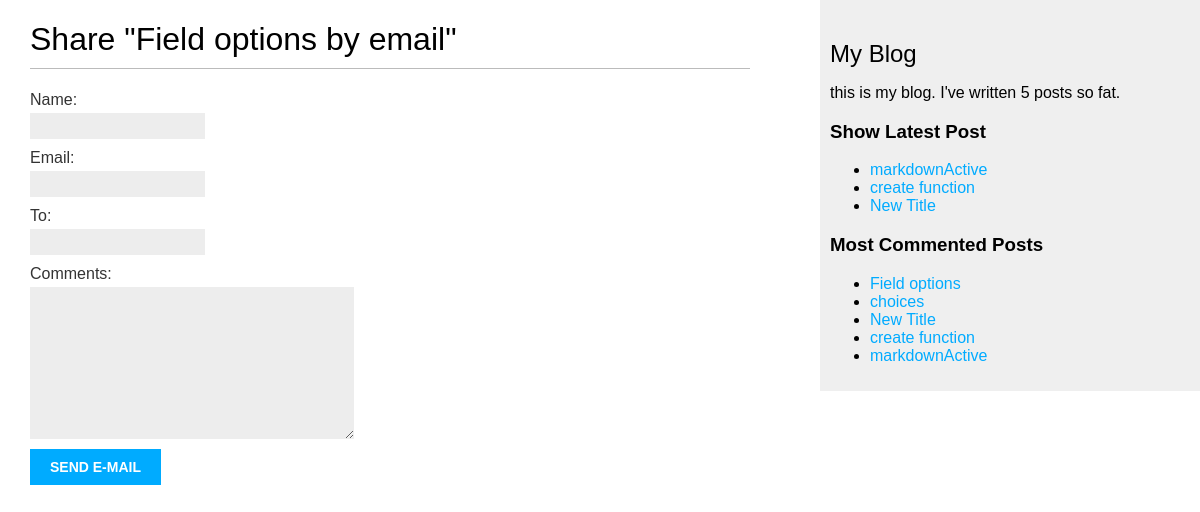
Screenshot of /blog/1/share/ with the database file from the repository.
### blog/models.py (models this page shows, shortened)
class Post(models.Model):
    STATUS_CHOICES = (
        ('draft', 'DRAFT'),
        ('published', 'PUBLISHED')
    )
    title = models.CharField(max_length=250)
    slug = models.SlugField(max_length=250, unique_for_date='publish')
    author = models.ForeignKey(User, on_delete=models.CASCADE, related_name='blog_posts')
    body = models.TextField()
    publish = models.DateTimeField(default=timezone.now)
    created = models.DateTimeField(auto_now_add=True)
    updated =models.DateTimeField(auto_now=True)
    status = models.CharField(max_length=50, choices=STATUS_CHOICES, default='draft')
    class Meat():
        ordering = ('-publish')
    objects = models.Manager()
    published = PublishedManager()
    tags = TaggableManager()
    def get_absolute_url(self):
        return reverse("blog:post_detail", args=[self.publish.year, self.publish.month, self.publish.day, self.slug])

### blog/views.py (the view)
# urls.py: path('<int:post_id>/share/', views.post_share, name='post_share'),
def post_share(request, post_id):
    post = get_object_or_404(Post, id=post_id, status = 'published')
    sent = False
    if request.method == 'POST':
        form = EmailPostForm(request.POST)
        if form.is_valid():
            cd = form.cleaned_data
            post_url = request.build_absolute_uri(post.get_absolute_url())
            subject = f"{cd['name']} recommends you read" f"{post.title}"
            message = f"Read {post.title} at {post_url}\n\n" f"{cd['name']}\'s comments: {cd['comments']}"
            send_mail(subject, message, 'admin@myblog.com', [cd['to']])
            sent = True
    else:
        form = EmailPostForm()
    return render(request, 'blog/post/share.html', {'post':post, 'form':form, 'sent':sent})

### blog/forms.py
class EmailPostForm(forms.Form):
    name = forms.CharField(max_length=250)
    email = forms.EmailField()
    to = forms.EmailField()
    comments = forms.CharField(required=False, widget=forms.Textarea)

### blog/models.py (called while the page is built)
    def get_queryset(self):
        return super(PublishedManager, self).get_queryset().filter(status = 'published')

### blog/templatetags/blog_tags.py (called while the page is built)
@register.simple_tag
def total_posts():
    return Post.published.count()

@register.simple_tag
def get_most_commented_posts(count = 5):
    return Post.published.annotate(total_comments = Count('comments')).order_by('-total_comments')[:count]

@register.inclusion_tag('blog/post/latest_posts.html')
def show_latest_post(count = 5):
    latest_posts = Post.published.order_by('-publish')[:count]
    return {'latest_posts' : latest_posts}

### blog/templates/blog/post/share.html (shortened to what this page needs)
{% extends 'blog/base.html' %}
{% block content %}
    {% if sent %}
        <h1>E-mail successfully sent</h1>
        <p>
            "{{post.title}}" was successfully sent to {{form.cleaned_data.to}}.
        </p>
    {% else %}
        <h1>Share "{{post.title}} by email"</h1>
        <form method="post">
            {{form.as_p}}
            <input type="submit" value="Send e-mail">
        </form>
    {% endif %}
{% endblock  %}

### blog/templates/blog/base.html (shortened to what this page needs)
{% load static %}
{% load blog_tags %}
<!DOCTYPE html>
<html lang="en">
<head>
    <link rel="stylesheet" href="{% static 'css/blog.css' %}">
</head>
<body>
    <div id='content'>
        {% block content %}
        {% endblock  %}
    </div>
    <div id='sidebar'>
        <h2>My Blog</h2>
        <p>
            this is my blog. I've written {% total_posts %} posts so fat.
        </p>
        <h3>Show Latest Post</h3>
        {% show_latest_post 3 %}
        <h3>Most Commented Posts</h3>
        {% get_most_commented_posts as most_commented_posts %}
        <ul>
            {% for posts in most_commented_posts %}
            <li>
                <a href="{{ posts.get_absolute_url }}">{{ posts.title }}</a>
            </li>
            {% endfor %}
        </ul>
    </div>
</body>
</html>

### blog/templates/blog/post/latest_posts.html
<ul>
    {% for posts in latest_posts %}
        <li>
            <a href="{{ posts.get_absolute_url }}">{{ posts.title }}</a>
        </li>
    {% endfor %}
</ul>

### blog/static/css/blog.css (style rules this page uses)
body { margin:0; padding:0; font-family:helvetica, sans-serif; }
a { color:#00abff; text-decoration:none; }
h1 { font-weight:normal; border-bottom:1px solid #bbb; padding:0 0 10px 0; }
h2 { font-weight:normal; margin:30px 0 0; }
#content { float:left; width:60%; padding:0 0 0 30px; }
#sidebar { float:right; width:30%; padding:10px; background:#efefef; height:100%; }
label { float:left; clear:both; color:#333; margin-bottom:4px; }
input, textarea { clear:both; float:left; margin:0 0 10px; background:#ededed; border:0; padding:6px 10px; font-size:12px; }
input[type=submit] { font-weight:bold; background:#00abff; color:#fff; padding:10px 20px; font-size:14px; text-transform:uppercase; }

### rows the page displays
Post: title "Field options"
Post: title "markdownActive"
Post: title "create function"
Post: title "New Title"
Post: title "choices"
